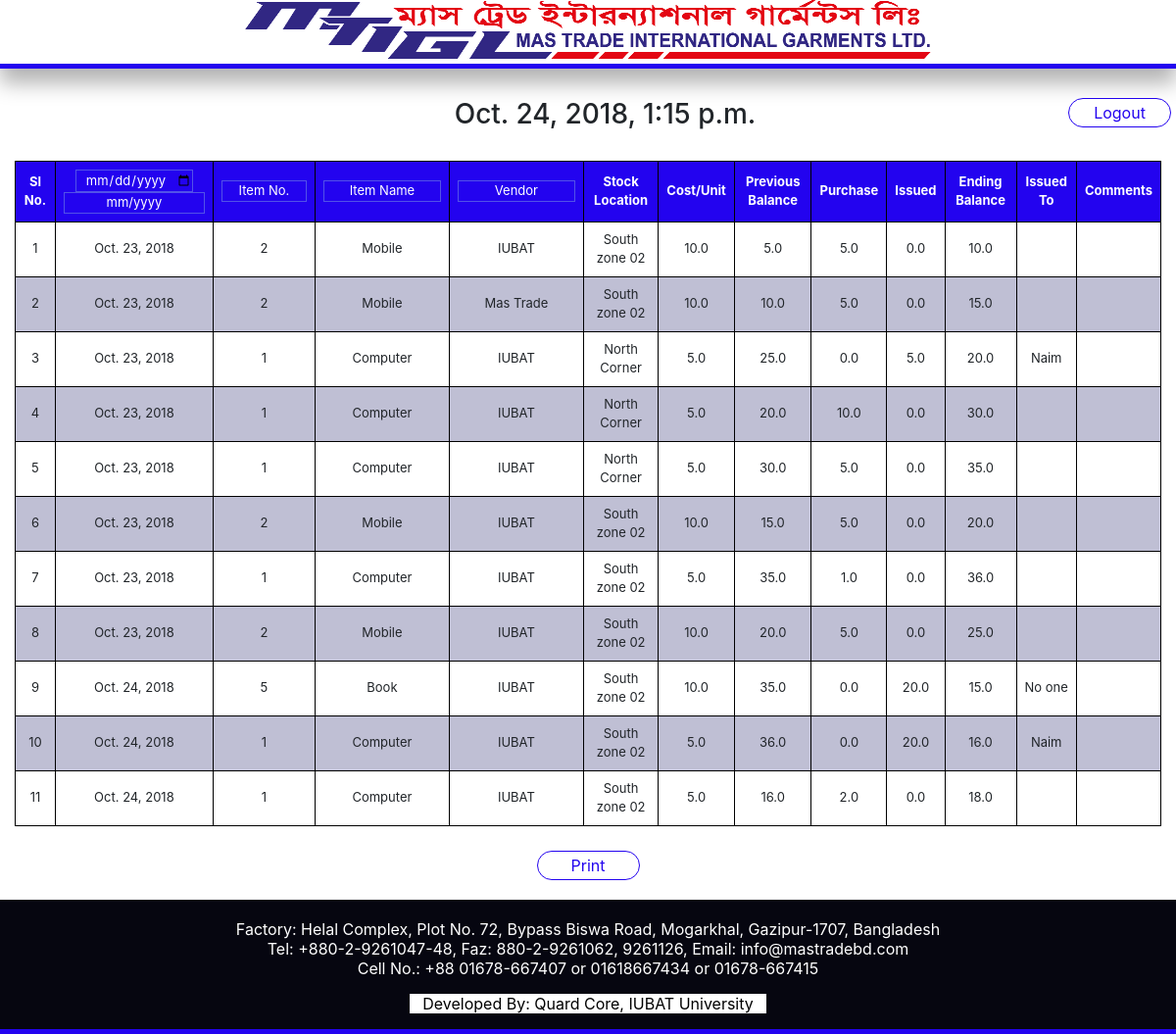
The page /report_daily (signed in) on the database its author committed.
### StaffWorkspace/models.py (models this page shows)
class Report(models.Model):
    date = models.DateField(auto_now_add=True)
    item_no = models.IntegerField()
    item_name = models.ForeignKey(Item, on_delete=models.CASCADE)
    vendor = models.ForeignKey(Vendor, on_delete=models.CASCADE)
    stock_location = models.ForeignKey(StockLocation, on_delete=models.CASCADE)
    cost_per_unit = models.FloatField(blank=True, null=True)
    previous_balance = models.FloatField()
    purchase = models.FloatField(blank=True, null=True)
    issued = models.FloatField(blank=True, null=True)
    ending_balance = models.FloatField(blank=True, null=True)
    issued_to = models.CharField(max_length=100, blank=True, null=True)
    comments = models.CharField(max_length=100, blank=True, null=True)
    added_by = models.CharField(max_length=500, blank=True, null=True)

### AdminWorkspace/models.py (models this page shows)
class Item(models.Model):
    name = models.CharField(max_length=20)
    item_no = models.IntegerField()
    balance = models.IntegerField()
    cost_per_unit = models.FloatField()
    safety_stock_limit = models.IntegerField()
    catagory = models.ForeignKey('Catagory', on_delete=models.CASCADE) # If Catagory is no more then related item will also auto deleted
    def __str__(self):
        return self.name

class Vendor(models.Model):
    name = models.CharField(max_length=100)
    address = models.TextField()
    def __str__(self):
        return self.name

class StockLocation(models.Model):
    name = models.CharField(max_length=20)
    address = models.CharField(max_length=50)
    def __str__(self):
        return self.name

### StaffWorkspace/views.py (the view, shortened to what this page needs)
# urls.py: path('report_daily', report_daily, name='report_daily'),
def report_daily(request, value=None):
    value1 = request.POST.get('date')
    value2 = request.POST.get('month')
    value3 = request.POST.get('itemNo')
    value4 = request.POST.get('itemName')
    value5 = request.POST.get('vendor')
    """
    # Testing purpose
    print(value1)
    print(value2)
    print(value3)
    print(value4)
    print(datetime.now())
    """
    if value1 is not None:
        date = request.POST.get('date')
        report = Report.objects.filter(date = date)
    elif value2 is not None:
        month = request.POST.get('month')
        month, year = month.split("/")
        report = Report.objects.filter(date__year=year, date__month=month)
    elif value3 is not None:
        item_no = request.POST.get('itemNo')
        report = Report.objects.filter(item_no=item_no)
    else:
        report = Report.objects.filter(date__year=datetime.now().year, date__month=datetime.now().month) # Only current months report
    context = {
        "date": datetime.now(),
        "report": report,
    }
    if not request.user.is_authenticated:
        return render(request, 'StaffWorkspace/loginPage.html')
    else:
        return render(request, 'StaffWorkspace/reportDaily.html', context)

### StaffWorkspace/templates/StaffWorkspace/reportDaily.html (shortened to what this page needs)
{% extends "StaffWorkspace/base.html" %}
{% load static %}
{% block extraCSS %}
    <link rel="stylesheet" href="{% static 'StaffWorkspace/css/reportDaily.css' %}">
{% endblock %}
{% block content %}
    <div class="logout_report">
        <a href="{% url 'logout_user' %}">
            <button type="button" class="btn btn-default">Logout</button>
        </a>
    </div>
    <h3 class="report">{{ date }}</h3>
    <div class="container-fluid">
        <table class="tableEdit">
            <tr>
                <th>Sl No.</th>
                <th class="date">
                    <form action="{% url 'report_daily_search' 'date' %}" method="POST">
                        <input type="date" name="date">
                    </form>
                    <form action="{% url 'report_daily_search' 'month' %}" method="POST">
                        <input type="text" class="date_month" placeholder="mm/yyyy" name="month"  pattern="^1?\d\/\d{4}$">
                    </form>
                </th>
                <form action="{% url 'report_daily_search' 'itemNo' %}" method="POST">
                    <th><input type="text" placeholder="Item No." size="6" name="itemNo"></th>
                </form>
                <form action="{% url 'report_daily_search' 'itemName' %}" method="POST">
                    <th><input type="text" placeholder="Item Name" size="10" name="itemName"></th>
                </form>
                <form action="{% url 'report_daily_search' 'vendor' %}" method="POST">
                    <th><input type="text" placeholder="Vendor" size="10" name="vendor"></th>
                </form>
                <th>Stock Location</th>
                <th>Cost/Unit</th>
                <th>Previous Balance</th>
                <th>Purchase</th>
                <th>Issued</th>
                <th>Ending Balance</th>
                <th>Issued To</th>
                <th>Comments</th>
            </tr>
            {% for item in report %}
            <tr>
                <td>{{ forloop.counter }}</td>
                <td>{{ item.date }}</td>
                <td>{{ item.item_no }}</td>
                <td>{{ item.item_name }}</td>
                <td>{{ item.vendor }}</td>
                <td>{{ item.stock_location }}</td>
                <td>{{ item.cost_per_unit }}</td>
                <td>{{ item.previous_balance }}</td>
                <td>{{ item.purchase }}</td>
                <td>{{ item.issued }}</td>
                <td>{{ item.ending_balance }}</td>
                <td>{{ item.issued_to }}</td>
                <td>{{ item.comments }}</td>
            </tr>
            {% empty %}
                <tr>
                <td class="noSearchFound" colspan="13"> No search found.</td>
                </tr>
            {% endfor %}
        </table>
		<div class="printButton">
			<button onclick="printReport()">Print</button>
		</div>
    </div>
{% endblock %}

### StaffWorkspace/static/StaffWorkspace/css/base.css (style rules this page uses)
* { margin: 0; padding: 0; }

### StaffWorkspace/static/StaffWorkspace/css/reportDaily.css (style rules this page uses)
.logout_report { float: right; margin-top: 25px; padding: 5px; }
.logout_report button { height: 30px; width: 105px; padding: 0; color: #2303EF; background-color: white; border: 1px solid #2303EF; border-radius: 22px; }
.report { margin: 30px 0px; margin-left: 150px; text-align: center; }
.tableEdit { margin: 25px auto; }
table { font-size: 13px; margin: 20px; text-align: center; border-collapse: collapse; }
table th,td { border: 1px solid black; padding: 8px; }
table th { background-color: #2303EF; color: white; }
tr:nth-child(odd) { background-color: #bfbfd4; }
table th input { background-color: #2303EF; border: 1px solid #5252e8; color: white; text-align: center; }
input::placeholder { color: white; }
.date { width: 1px; }
.date_month { width: 144px; }
.printButton { text-align: center; }
.printButton button { height: 30px; width: 105px; padding: 0; margin-bottom: 20px; color: #2303EF; background-color: white; border: 1px solid #2303EF; border-radius: 22px; }

### rows shown on the page
Report: date "Oct. 23, 2018", item_no "2", item_name "Mobile", vendor "IUBAT", stock_location "South zone 02", cost_per_unit "10.0", previous_balance "5.0", purchase "5.0", issued "0.0", ending_balance "10.0"
Report: date "Oct. 23, 2018", item_no "2", item_name "Mobile", vendor "Mas Trade", stock_location "South zone 02", cost_per_unit "10.0", previous_balance "10.0", purchase "5.0", issued "0.0", ending_balance "15.0"
Report: date "Oct. 23, 2018", item_no "1", item_name "Computer", vendor "IUBAT", stock_location "North Corner", cost_per_unit "5.0", previous_balance "25.0", purchase "0.0", issued "5.0", ending_balance "20.0", issued_to "Naim"
Report: date "Oct. 23, 2018", item_no "1", item_name "Computer", vendor "IUBAT", stock_location "North Corner", cost_per_unit "5.0", previous_balance "20.0", purchase "10.0", issued "0.0", ending_balance "30.0"
Report: date "Oct. 23, 2018", item_no "1", item_name "Computer", vendor "IUBAT", stock_location "North Corner", cost_per_unit "5.0", previous_balance "30.0", purchase "5.0", issued "0.0", ending_balance "35.0"
Report: date "Oct. 23, 2018", item_no "2", item_name "Mobile", vendor "IUBAT", stock_location "South zone 02", cost_per_unit "10.0", previous_balance "15.0", purchase "5.0", issued "0.0", ending_balance "20.0"
Report: date "Oct. 23, 2018", item_no "1", item_name "Computer", vendor "IUBAT", stock_location "South zone 02", cost_per_unit "5.0", previous_balance "35.0", purchase "1.0", issued "0.0", ending_balance "36.0"
Report: date "Oct. 23, 2018", item_no "2", item_name "Mobile", vendor "IUBAT", stock_location "South zone 02", cost_per_unit "10.0", previous_balance "20.0", purchase "5.0", issued "0.0", ending_balance "25.0"
Report: date "Oct. 24, 2018", item_no "5", item_name "Book", vendor "IUBAT", stock_location "South zone 02", cost_per_unit "10.0", previous_balance "35.0", purchase "0.0", issued "20.0", ending_balance "15.0", issued_to "No one"
Report: date "Oct. 24, 2018", item_no "1", item_name "Computer", vendor "IUBAT", stock_location "South zone 02", cost_per_unit "5.0", previous_balance "36.0", purchase "0.0", issued "20.0", ending_balance "16.0", issued_to "Naim"
Report: date "Oct. 24, 2018", item_no "1", item_name "Computer", vendor "IUBAT", stock_location "South zone 02", cost_per_unit "5.0", previous_balance "16.0", purchase "2.0", issued "0.0", ending_balance "18.0"
